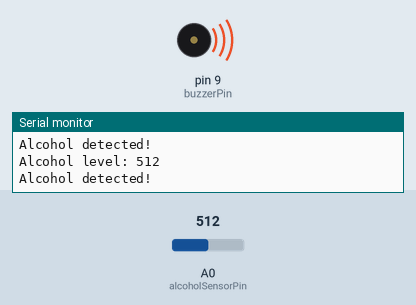
A sketch run on a simulated Arduino Uno, built with avr-gcc and run on an emulated ATmega328P. On the bench: buzzer (waves = sounding, pin HIGH), the last lines printed to the serial monitor. Inputs (shaded band) come from the test bench; at power-on: A0 (alcoholSensorPin) = 512.

Above: at 1.3 s.
1.4 s: A0 (alcoholSensorPin) set to 317
2.9 s: A0 (alcoholSensorPin) set to 290
At 3.4 s:
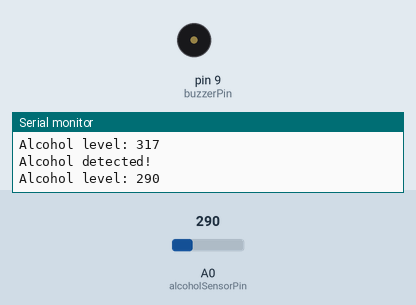
4.5 s: A0 (alcoholSensorPin) set to 306
At 5.7 s:
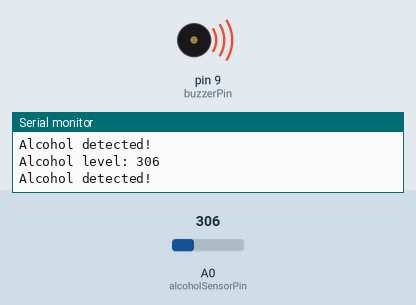
6.0 s: A0 (alcoholSensorPin) set to 122
At 7.0 s:
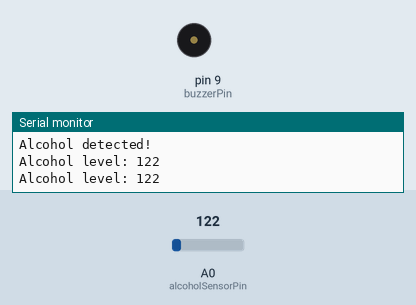
Timing chart, 0 to 8.5 s (numbered marks = the images above; inputs shaded):
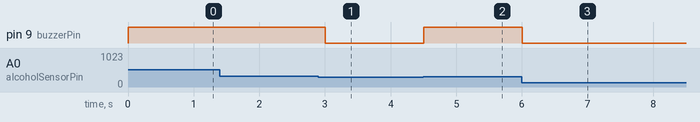

The sketch:

code.ino
```cpp
// Define pins
const int alcoholSensorPin = A0; // Analog pin for MQ-3 alcohol sensor
const int buzzerPin = 9; // Digital pin for buzzer

int alcoholLevel = 0; // Variable to store the alcohol level
// Threshold value, adjust based on calibration
const int threshold = 300; // Adjust the threshold according to your sensor calibration

void setup() {
  // Initialize serial communication for monitoring
  Serial.begin(9600);
  // Initialize pin modes
  pinMode(alcoholSensorPin, INPUT);
  pinMode(buzzerPin, OUTPUT);
}

void loop() {
  // Read alcohol level from the sensor
  alcoholLevel = analogRead(alcoholSensorPin);

  // Print alcohol level to serial monitor
  Serial.print("Alcohol level: ");
  Serial.println(alcoholLevel);

  // Check if alcohol level exceeds threshold
  if (alcoholLevel > threshold) {
    // Trigger buzzer
    digitalWrite(buzzerPin, HIGH);
    Serial.println("Alcohol detected!");
  } else {
    // Turn off buzzer
    digitalWrite(buzzerPin, LOW);
  }

  // Small delay before reading again
  delay(500);
}
```

Measured:
- the behaviour switches between 301 and 300 on A0 (alcoholSensorPin) (found by bisection; images 0 and 1)
- after the input at 2.9 s, pin 9 (buzzerPin): HIGH → LOW after 0.10 s
- after the input at 4.5 s, pin 9 (buzzerPin): LOW → HIGH at once
- after the input at 6.0 s, pin 9 (buzzerPin): HIGH → LOW at once
